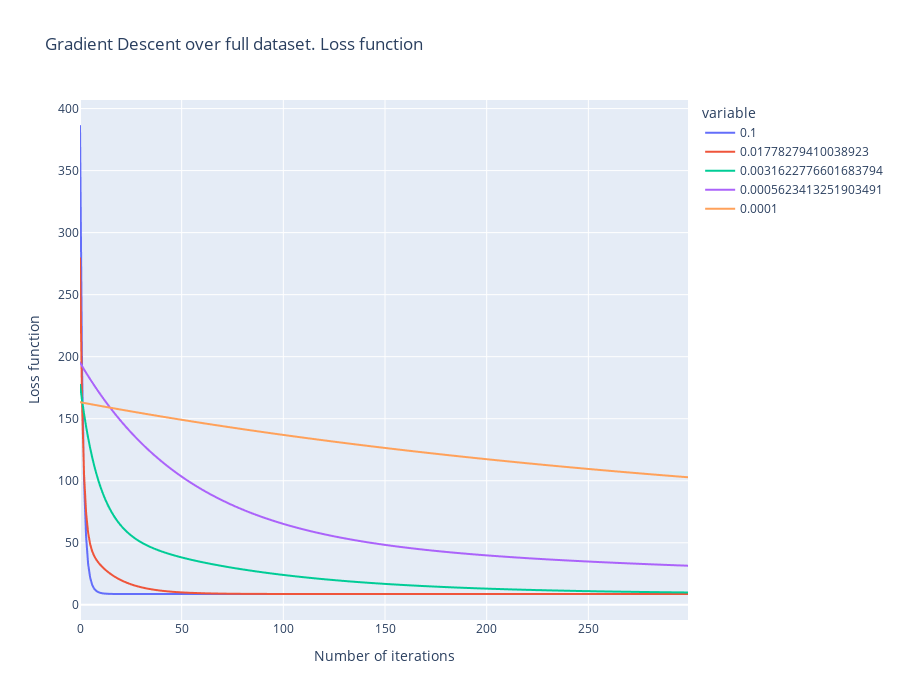

Write notebook code for a chart like this one.
### Markdown cell above
### Gradient Descent over full dataset

### Code cell
optimiser = GradientOptimiser()

losses= {}
for lr in np.logspace(-1, -4, 5):
  optimiser.coeffs = None
  optimiser.fit(X, y, lr = lr , max_iter=300, method = 'gradient')  

  losses.setdefault (lr, optimiser.get_mseloss())

for k,v in losses.items():
    print (f'Learning rate: {k:f}, MSE:{round(v[-1],3)}')
plot_losses(losses, title= 'Gradient Descent over full dataset. Loss function')

### Figure 1 — Plotly figure (JSON) as saved in the notebook; plotly's stock layout.template omitted (floating-point values rounded to 4 significant figures; data arrays with more than 128 entries replaced by an {"elided": "..."} marker saying what was removed)
{"data": [{"hovertemplate": "variable=0.1<br>index=%{x}<br>value=%{y}<extra></extra>", "legendgroup": "0.1", "line": {"color": "#636efa", "dash": "solid"}, "marker": {"symbol": "circle"}, "mode": "lines", "name": "0.1", "showlegend": true, "type": "scattergl", "x": {"elided": "300 int values"}, "xaxis": "x", "y": {"elided": "300 float values"}, "yaxis": "y"}, {"hovertemplate": "variable=0.01778279410038923<br>index=%{x}<br>value=%{y}<extra></extra>", "legendgroup": "0.01778279410038923", "line": {"color": "#EF553B", "dash": "solid"}, "marker": {"symbol": "circle"}, "mode": "lines", "name": "0.01778279410038923", "showlegend": true, "type": "scattergl", "x": {"elided": "300 int values"}, "xaxis": "x", "y": {"elided": "300 float values"}, "yaxis": "y"}, {"hovertemplate": "variable=0.0031622776601683794<br>index=%{x}<br>value=%{y}<extra></extra>", "legendgroup": "0.0031622776601683794", "line": {"color": "#00cc96", "dash": "solid"}, "marker": {"symbol": "circle"}, "mode": "lines", "name": "0.0031622776601683794", "showlegend": true, "type": "scattergl", "x": {"elided": "300 int values"}, "xaxis": "x", "y": {"elided": "300 float values"}, "yaxis": "y"}, {"hovertemplate": "variable=0.0005623413251903491<br>index=%{x}<br>value=%{y}<extra></extra>", "legendgroup": "0.0005623413251903491", "line": {"color": "#ab63fa", "dash": "solid"}, "marker": {"symbol": "circle"}, "mode": "lines", "name": "0.0005623413251903491", "showlegend": true, "type": "scattergl", "x": {"elided": "300 int values"}, "xaxis": "x", "y": {"elided": "300 float values"}, "yaxis": "y"}, {"hovertemplate": "variable=0.0001<br>index=%{x}<br>value=%{y}<extra></extra>", "legendgroup": "0.0001", "line": {"color": "#FFA15A", "dash": "solid"}, "marker": {"symbol": "circle"}, "mode": "lines", "name": "0.0001", "showlegend": true, "type": "scattergl", "x": {"elided": "300 int values"}, "xaxis": "x", "y": {"elided": "300 float values"}, "yaxis": "y"}], "layout": {"height": 700, "legend": {"title": {"text": "variable"}, "tracegroupgap": 0}, "title": {"text": "Gradient Descent over full dataset. Loss function"}, "xaxis": {"anchor": "y", "domain": [0, 1], "title": {"text": "Number of iterations"}}, "yaxis": {"anchor": "x", "domain": [0, 1], "title": {"text": "Loss function"}}}}
